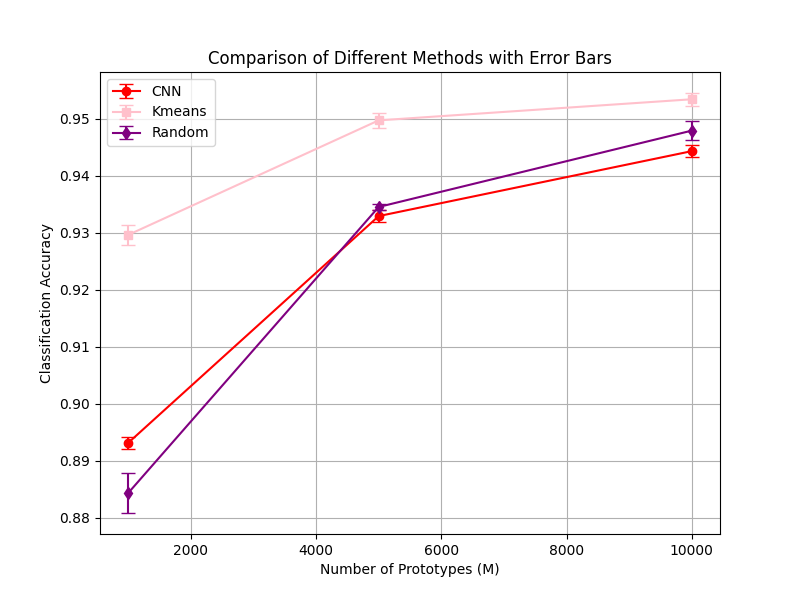

The Python source for this figure:
import numpy as np
import matplotlib.pyplot as plt

# 定义 M 值
M_values = np.array([1000, 5000, 10000])

# CNN
method_1_mean = [0.8931, 0.9329, 0.9443] 
method_1_std = [0.0011, 0.0011, 0.0011]  
# Kmeans
method_2_mean = [0.9296, 0.9497, 0.9534] 
method_2_std = [0.0018, 0.0013, 0.0011] 
# Random
method_3_mean = [0.8843, 0.9345, 0.9479] 
method_3_std = [0.0035, 0.0005, 0.0017]  

plt.figure(figsize=(8, 6))

plt.errorbar(M_values, method_1_mean, yerr=method_1_std, fmt='o-', capsize=5, label="CNN", color='r')
plt.errorbar(M_values, method_2_mean, yerr=method_2_std, fmt='s-', capsize=5, label="Kmeans", color='pink')
plt.errorbar(M_values, method_3_mean, yerr=method_3_std, fmt='d-', capsize=5, label="Random", color='purple')

plt.xlabel("Number of Prototypes (M)")
plt.ylabel("Classification Accuracy")
plt.title("Comparison of Different Methods with Error Bars")
plt.legend()
plt.grid(True)
plt.savefig('error_bar.png')
plt.show()

